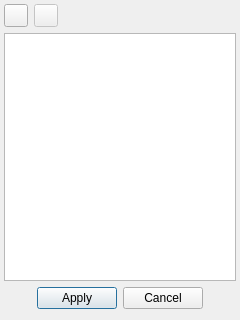
<?xml version="1.0" encoding="UTF-8"?>
<ui version="4.0">
 <class>CourseManageResourcesCategoriesDialog</class>
 <widget class="QDialog" name="CourseManageResourcesCategoriesDialog">
  <property name="geometry">
   <rect>
    <x>0</x>
    <y>0</y>
    <width>240</width>
    <height>320</height>
   </rect>
  </property>
  <property name="sizePolicy">
   <sizepolicy hsizetype="Fixed" vsizetype="Fixed">
    <horstretch>0</horstretch>
    <verstretch>0</verstretch>
   </sizepolicy>
  </property>
  <property name="minimumSize">
   <size>
    <width>240</width>
    <height>320</height>
   </size>
  </property>
  <property name="maximumSize">
   <size>
    <width>240</width>
    <height>320</height>
   </size>
  </property>
  <layout class="QVBoxLayout" name="verticalLayout">
   <property name="leftMargin">
    <number>4</number>
   </property>
   <property name="topMargin">
    <number>4</number>
   </property>
   <property name="rightMargin">
    <number>4</number>
   </property>
   <item>
    <layout class="QHBoxLayout" name="horizontalLayout_5">
     <item>
      <widget class="QToolButton" name="btnAddResourceCategory">
       <property name="text">
        <string/>
       </property>
       <property name="icon">
        <iconset resource="resources.qrc">
         <normaloff>:/course-project/plus.png</normaloff>:/course-project/plus.png</iconset>
       </property>
      </widget>
     </item>
     <item>
      <widget class="QToolButton" name="btnDeleteResourceCategory">
       <property name="enabled">
        <bool>false</bool>
       </property>
       <property name="text">
        <string/>
       </property>
       <property name="icon">
        <iconset resource="resources.qrc">
         <normaloff>:/course-project/minus.png</normaloff>:/course-project/minus.png</iconset>
       </property>
      </widget>
     </item>
     <item>
      <spacer name="horizontalSpacer_6">
       <property name="orientation">
        <enum>Qt::Horizontal</enum>
       </property>
       <property name="sizeHint" stdset="0">
        <size>
         <width>40</width>
         <height>20</height>
        </size>
       </property>
      </spacer>
     </item>
    </layout>
   </item>
   <item>
    <widget class="QListWidget" name="lvResourcesCategories">
     <property name="styleSheet">
      <string notr="true">QListView{show-decoration-selected: 1;} 
QListView::item {padding:5px;}</string>
     </property>
     <property name="editTriggers">
      <set>QAbstractItemView::DoubleClicked</set>
     </property>
     <property name="dragDropMode">
      <enum>QAbstractItemView::InternalMove</enum>
     </property>
     <property name="defaultDropAction">
      <enum>Qt::MoveAction</enum>
     </property>
     <property name="selectionBehavior">
      <enum>QAbstractItemView::SelectRows</enum>
     </property>
    </widget>
   </item>
   <item>
    <layout class="QHBoxLayout" name="horizontalLayout">
     <item>
      <spacer name="horizontalSpacer">
       <property name="orientation">
        <enum>Qt::Horizontal</enum>
       </property>
       <property name="sizeHint" stdset="0">
        <size>
         <width>40</width>
         <height>20</height>
        </size>
       </property>
      </spacer>
     </item>
     <item>
      <widget class="QPushButton" name="applyButton">
       <property name="text">
        <string>Apply</string>
       </property>
      </widget>
     </item>
     <item>
      <widget class="QPushButton" name="cancelButton">
       <property name="text">
        <string>Cancel</string>
       </property>
      </widget>
     </item>
     <item>
      <spacer name="horizontalSpacer_2">
       <property name="orientation">
        <enum>Qt::Horizontal</enum>
       </property>
       <property name="sizeHint" stdset="0">
        <size>
         <width>40</width>
         <height>20</height>
        </size>
       </property>
      </spacer>
     </item>
    </layout>
   </item>
  </layout>
 </widget>
 <resources>
  <include location="resources.qrc"/>
 </resources>
 <connections>
  <connection>
   <sender>applyButton</sender>
   <signal>clicked()</signal>
   <receiver>CourseManageResourcesCategoriesDialog</receiver>
   <slot>accept()</slot>
   <hints>
    <hint type="sourcelabel">
     <x>80</x>
     <y>306</y>
    </hint>
    <hint type="destinationlabel">
     <x>239</x>
     <y>11</y>
    </hint>
   </hints>
  </connection>
  <connection>
   <sender>cancelButton</sender>
   <signal>clicked()</signal>
   <receiver>CourseManageResourcesCategoriesDialog</receiver>
   <slot>reject()</slot>
   <hints>
    <hint type="sourcelabel">
     <x>157</x>
     <y>311</y>
    </hint>
    <hint type="destinationlabel">
     <x>238</x>
     <y>318</y>
    </hint>
   </hints>
  </connection>
 </connections>
</ui>
